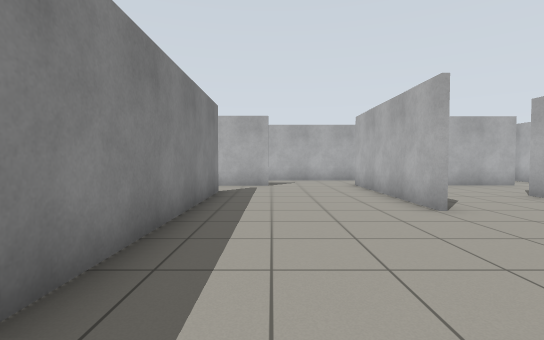
[1] (above)

19 first-person views from a walk through a Gazebo world. The camera is 0.94 m above the floor, tilts 2° down and sees 85° across. The floor is counted in squares, 1 m on a side. Each view is taken from the middle of a square. On the plan, view 1 faces up. The plan holds only what a view shows up to about 11 squares ahead; the rest is blank.

[2]
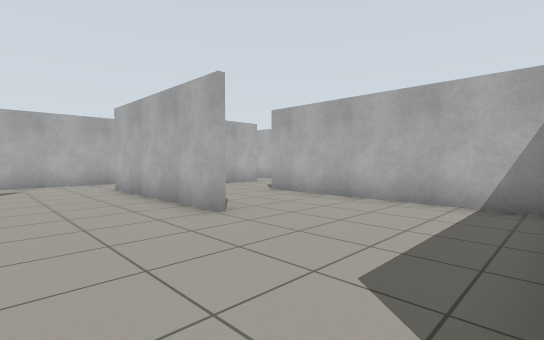

[3]
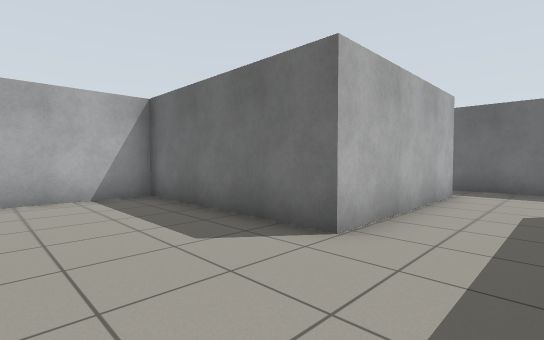

[4]
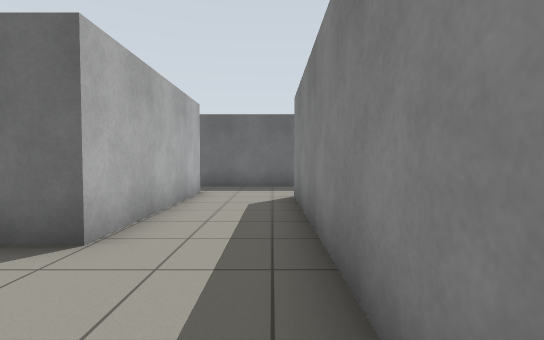

[5]
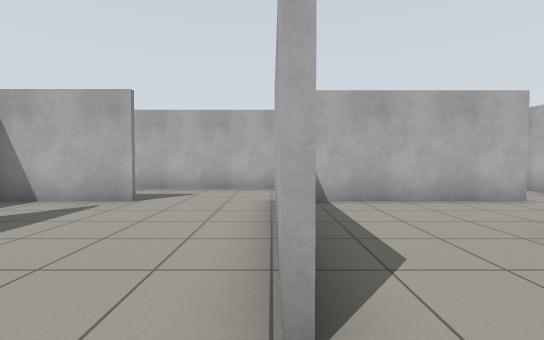

[6]
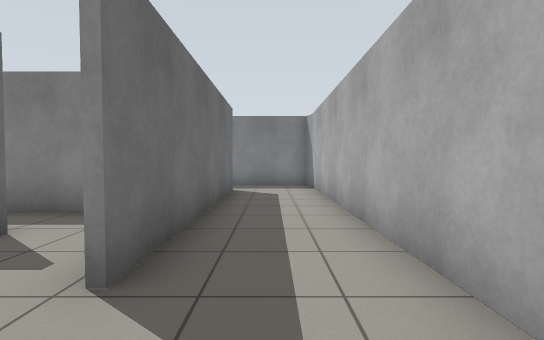

[7]
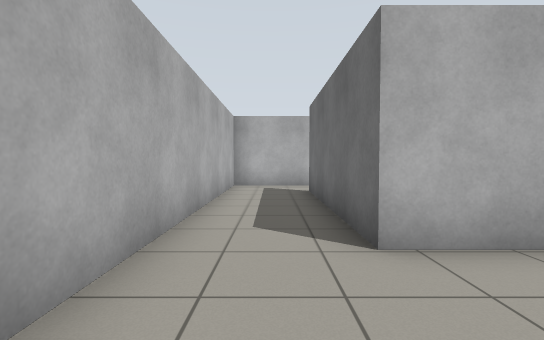

[8]
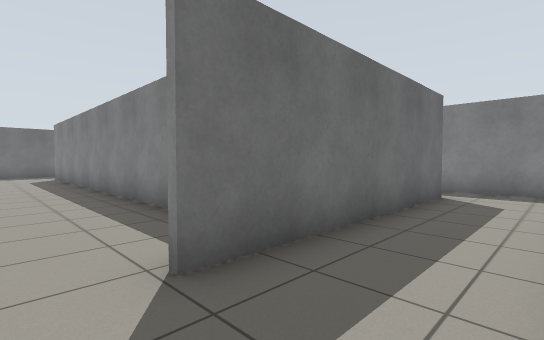

[9]
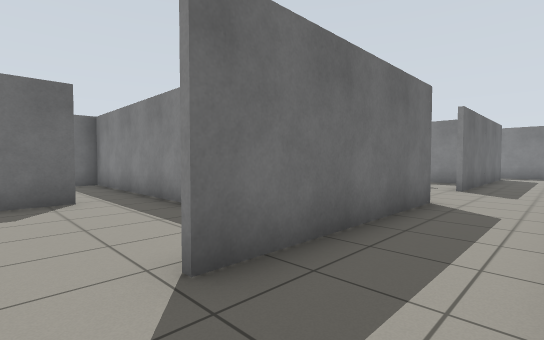

[10]
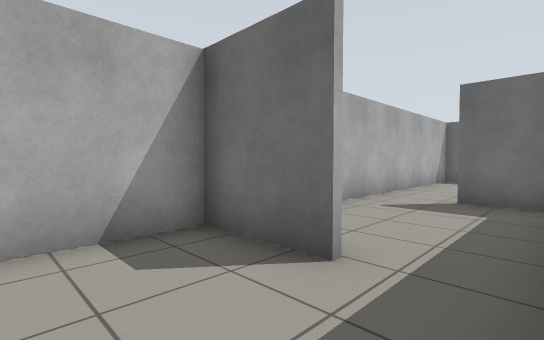

[11]
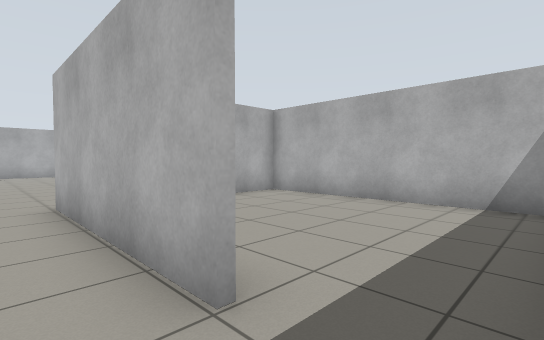

[12]
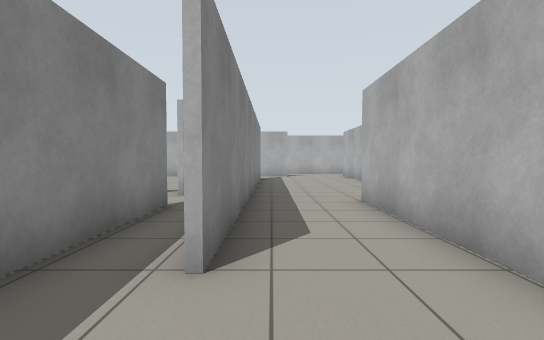

[13]
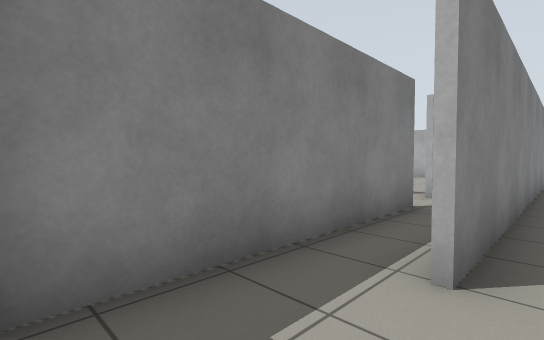

[14]
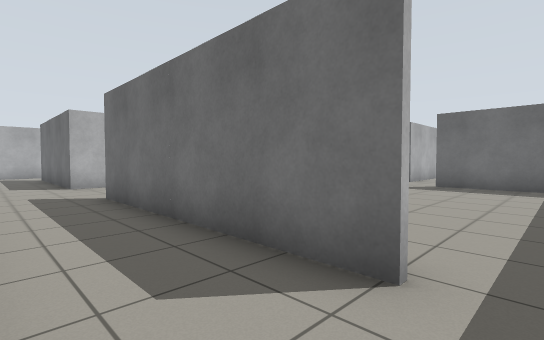

[15]
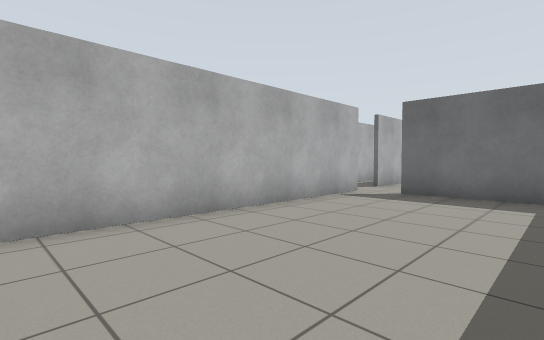

[16]
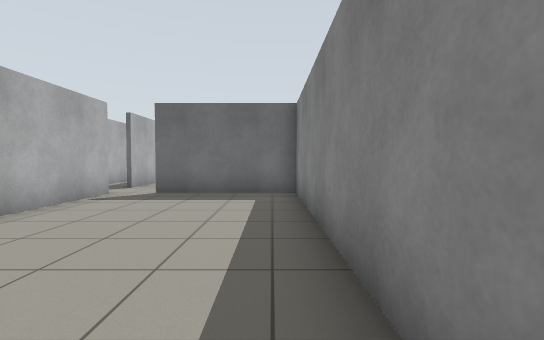

[17]
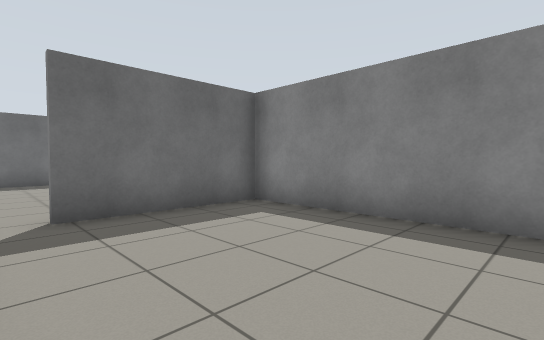

[18]
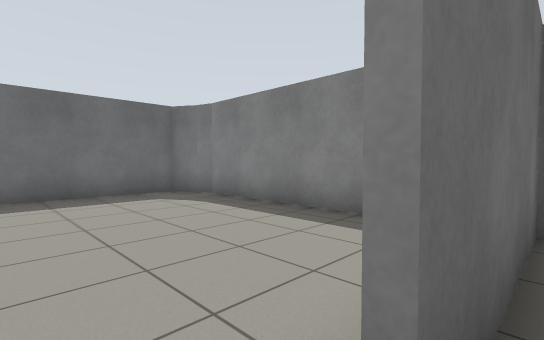

[19]
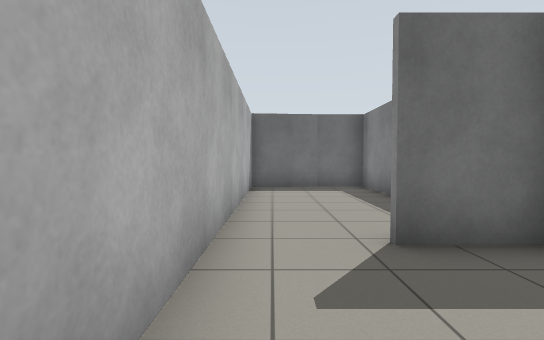

### Floor plan
Points are (right, up) in squares from view 1. A wall is a line through its corners. A room is listed if a view was taken in it or the views show most of it. See-through windows are left out.
Room 1 (views 1, 2, 3, 4, 5, 6, 7, 8, 9, 10, 11, 12, 13, 14)
walls: (3.1, 5.4) (3.1, 10.8) (8.9, 10.8); (-1.6, 8.8) (-1.6, -3.6); (-0.1, 10.7) (-3.1, 10.7); (8.5, 5.7) (10.7, 5.7) (10.7, 7.9); (6.7, 1) (6.7, 7.8); (8.9, 10.7) (4, 10.7); (-3.2, 0.1) (-3.2, -6); (10.7, 10.6) (10.7, 13.4) (-8.3, 13.4); (-7.3, 10.8) (-0.1, 10.8); (1.1, -4.5) (1.1, 0.8) (7, 0.8); (-8.1, 13.4) (-8.7, 13.3) (-8.7, 10.6); (-1.9, -6.3) (0.5, -6.3)
ways out: opening at (-8, 11) to room 2; opening at (8, 6) to room 3; opening at (1, -5.5) to room 5
Room 2 (views 15, 16, 17, 18)
walls: (-3.5, 1.8) (-3.5, 9.9); (-8.7, 10.6) (-8.7, 1.7) (-4.8, 1.7)
ways out: opening at (-8, 11) to room 1; opening at (-4, 2) to room 4
Room 3 (view 19)
walls: (7, 0.8) (8.7, 0.8); (6.8, -3.9) (6.8, -6.3) (8.5, -6.3); (8.3, -6.3) (10.7, -6.1) (10.7, 3.4); (6.8, 7.1) (6.8, 0.6)
ways out: opening at (8, 6) to room 1
Room 4 (no view inside)
walls: (-3.5, -1.1) (-3.5, 0.1); (-8.7, -0.4) (-8.7, -5.1); (-8.7, -5) (-8.5, -5.6) (-8.1, -6.3) (-4.2, -6.3)
ways out: opening at (-4, 2) to room 2
Room 5 (no view inside)
walls: (6.7, -5.8) (6.7, 1); (6.8, 0.6) (5.1, 0.6); (0.5, -6.3) (1.5, -6.3)
ways out: opening at (1, -5.5) to room 1

Where each view was taken, in squares from view 1:
view 1: 0 up, 0 right, facing up
view 2: 1 up, 0 right, facing up-right
view 3: 4 up, 1 left, facing down-right
view 4: 4 up, 1 left, facing down
view 5: 4 up, 3 right, facing up
view 6: 12 up, 2 right, facing left
view 7: 12 up, 0 right, facing right
view 8: 13 up, 1 right, facing down-left
view 9: 13 up, 10 right, facing down-left
view 10: 8 up, 7 right, facing down-right
view 11: 6 down, 0 right, facing up-right
view 12: 6 down, 1 left, facing up
view 13: 6 down, 1 left, facing up-left
view 14: 13 up, 8 left, facing down-right
view 15: 10 up, 8 left, facing down-right
view 16: 10 up, 8 left, facing down
view 17: 7 up, 4 left, facing down-left
view 18: 2 up, 4 left, facing down-left
view 19: 4 up, 10 right, facing down
